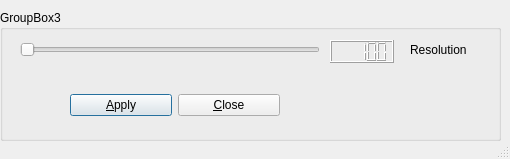
<?xml version="1.0" encoding="UTF-8"?>
<ui version="4.0">
 <class>RectangularVolumePropertySheet_form</class>
 <widget class="QDialog" name="RectangularVolumePropertySheet_form">
  <property name="geometry">
   <rect>
    <x>0</x>
    <y>0</y>
    <width>510</width>
    <height>159</height>
   </rect>
  </property>
  <property name="windowTitle">
   <string>Volume Resolution</string>
  </property>
  <property name="sizeGripEnabled">
   <bool>true</bool>
  </property>
  <widget class="QGroupBox" name="box">
   <property name="geometry">
    <rect>
     <x>0</x>
     <y>10</y>
     <width>501</width>
     <height>131</height>
    </rect>
   </property>
   <property name="title">
    <string>GroupBox3</string>
   </property>
   <widget class="QLabel" name="TextLabel1">
    <property name="geometry">
     <rect>
      <x>410</x>
      <y>30</y>
      <width>70</width>
      <height>20</height>
     </rect>
    </property>
    <property name="text">
     <string>Resolution</string>
    </property>
    <property name="wordWrap">
     <bool>false</bool>
    </property>
   </widget>
   <widget class="QSlider" name="ResSlider">
    <property name="geometry">
     <rect>
      <x>20</x>
      <y>30</y>
      <width>300</width>
      <height>20</height>
     </rect>
    </property>
    <property name="minimum">
     <number>2</number>
    </property>
    <property name="maximum">
     <number>1000</number>
    </property>
    <property name="value">
     <number>3</number>
    </property>
    <property name="orientation">
     <enum>Qt::Horizontal</enum>
    </property>
   </widget>
   <widget class="QLCDNumber" name="LCDNumber1">
    <property name="geometry">
     <rect>
      <x>330</x>
      <y>30</y>
      <width>64</width>
      <height>23</height>
     </rect>
    </property>
    <property name="value" stdset="0">
     <double>100.000000000000000</double>
    </property>
    <property name="intValue" stdset="0">
     <number>100</number>
    </property>
   </widget>
   <widget class="QWidget" name="Layout1">
    <property name="geometry">
     <rect>
      <x>70</x>
      <y>70</y>
      <width>210</width>
      <height>50</height>
     </rect>
    </property>
    <layout class="QHBoxLayout">
     <property name="spacing">
      <number>6</number>
     </property>
     <property name="margin">
      <number>0</number>
     </property>
     <item>
      <widget class="QPushButton" name="ApplyButton">
       <property name="text">
        <string>&amp;Apply</string>
       </property>
       <property name="autoDefault">
        <bool>true</bool>
       </property>
       <property name="default">
        <bool>true</bool>
       </property>
      </widget>
     </item>
     <item>
      <widget class="QPushButton" name="CloseButton">
       <property name="text">
        <string>&amp;Close</string>
       </property>
       <property name="autoDefault">
        <bool>true</bool>
       </property>
      </widget>
     </item>
    </layout>
   </widget>
  </widget>
 </widget>
 <layoutdefault spacing="6" margin="11"/>
 <customwidgets>
  <customwidget>
   <class>QGroupBox</class>
   <header>QGroupBox</header>
   <container>1</container>
  </customwidget>
 </customwidgets>
 <resources/>
 <connections>
  <connection>
   <sender>OkButton</sender>
   <signal>clicked()</signal>
   <receiver>RectangularVolumePropertySheet_form</receiver>
   <slot>accept()</slot>
   <hints>
    <hint type="sourcelabel">
     <x>20</x>
     <y>20</y>
    </hint>
    <hint type="destinationlabel">
     <x>20</x>
     <y>20</y>
    </hint>
   </hints>
  </connection>
  <connection>
   <sender>CancelButton</sender>
   <signal>clicked()</signal>
   <receiver>RectangularVolumePropertySheet_form</receiver>
   <slot>reject()</slot>
   <hints>
    <hint type="sourcelabel">
     <x>20</x>
     <y>20</y>
    </hint>
    <hint type="destinationlabel">
     <x>20</x>
     <y>20</y>
    </hint>
   </hints>
  </connection>
  <connection>
   <sender>ResSlider</sender>
   <signal>valueChanged(int)</signal>
   <receiver>LCDNumber1</receiver>
   <slot>display(int)</slot>
   <hints>
    <hint type="sourcelabel">
     <x>20</x>
     <y>20</y>
    </hint>
    <hint type="destinationlabel">
     <x>20</x>
     <y>20</y>
    </hint>
   </hints>
  </connection>
 </connections>
</ui>
